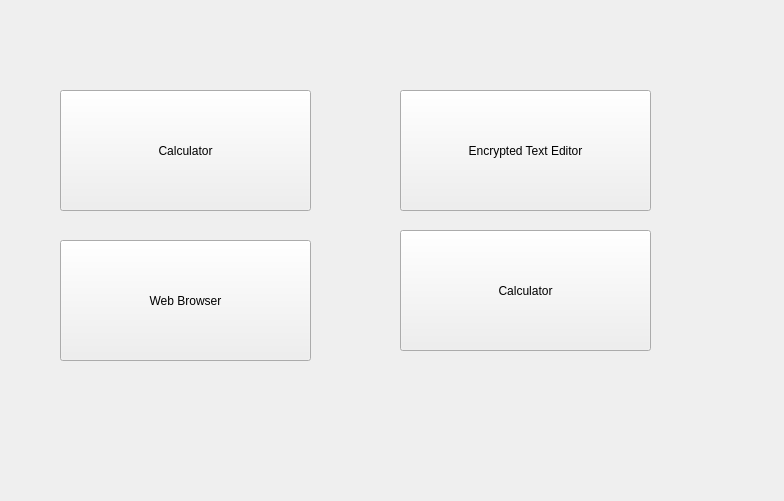
<?xml version="1.0" encoding="UTF-8"?>
<ui version="4.0">
 <class>MainWindow</class>
 <widget class="QMainWindow" name="MainWindow">
  <property name="geometry">
   <rect>
    <x>0</x>
    <y>0</y>
    <width>784</width>
    <height>501</height>
   </rect>
  </property>
  <property name="windowTitle">
   <string>MainWindow</string>
  </property>
  <widget class="QWidget" name="centralWidget">
   <widget class="QPushButton" name="btnCalculator">
    <property name="geometry">
     <rect>
      <x>60</x>
      <y>90</y>
      <width>251</width>
      <height>121</height>
     </rect>
    </property>
    <property name="text">
     <string>Calculator</string>
    </property>
   </widget>
   <widget class="QPushButton" name="pushButton_2">
    <property name="geometry">
     <rect>
      <x>400</x>
      <y>90</y>
      <width>251</width>
      <height>121</height>
     </rect>
    </property>
    <property name="text">
     <string>Encrypted Text Editor</string>
    </property>
   </widget>
   <widget class="QPushButton" name="pushButton_3">
    <property name="geometry">
     <rect>
      <x>60</x>
      <y>240</y>
      <width>251</width>
      <height>121</height>
     </rect>
    </property>
    <property name="text">
     <string>Web Browser</string>
    </property>
   </widget>
   <widget class="QPushButton" name="pushButton_4">
    <property name="geometry">
     <rect>
      <x>400</x>
      <y>230</y>
      <width>251</width>
      <height>121</height>
     </rect>
    </property>
    <property name="text">
     <string>Calculator</string>
    </property>
   </widget>
  </widget>
 </widget>
 <layoutdefault spacing="6" margin="11"/>
 <resources/>
 <connections/>
</ui>
